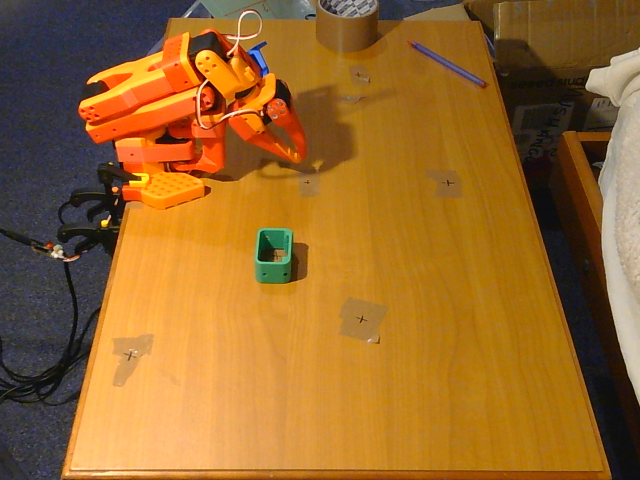
#> input picture pictures/box1.png, 640 x 480 px, given in place of the camera
$ python masking.py
#> lines starting #> are read from the running program, lines starting #| are printed output that depends on the picture; after the words box and inside, x2 and y2 are one past the last pixel; in counts of white or black regions, pixels touching at a corner belong together
import cv2 as cv
import numpy as np
# Source - https://stackoverflow.com/a/66269158
# Posted by Ali Hashemian
# Retrieved 2026-10-17, License - CC BY-SA 4.0

color_dict_HSV = {'black': [[180, 255, 30], [0, 0, 0]],
              'white': [[180, 18, 255], [0, 0, 231]],
              'red1': [[180, 255, 255], [159, 50, 70]],
              'red2': [[9, 255, 255], [0, 50, 70]],
              'green': [[89, 255, 255], [36, 50, 70]],
              'blue': [[128, 255, 255], [90, 50, 70]],
              'yellow': [[35, 255, 255], [25, 50, 70]],
              'purple': [[158, 255, 255], [129, 50, 70]],
              'orange': [[24, 255, 255], [10, 50, 70]],
              'gray': [[180, 18, 230], [0, 0, 40]]}

def main():
    cap = cv.VideoCapture(0)

    while(1):

        # Take each frame

        _, frame = cap.read()
#> frame is the input picture: shape (480, 640, 3); mean B, G, R 43.9, 104.4, 152.1
        cv.imwrite("raw_box.png", frame)
        # Convert BGR to HSV
        hsv = cv.cvtColor(frame, cv.COLOR_BGR2HSV)
#> hsv: shape (480, 640, 3); mean H, S, V 34, 169.1, 154.4

        # define range of blue color in HSV
        lower_blue = np.array(color_dict_HSV['blue'][1])
        upper_blue = np.array(color_dict_HSV['blue'][0])

        #range of green
        lower_green = np.array([36, 50, 70])
        upper_green = np.array([89, 255, 255])
        # Threshold the HSV image to get only blue colors
        mask = cv.inRange(hsv, lower_blue, upper_blue)
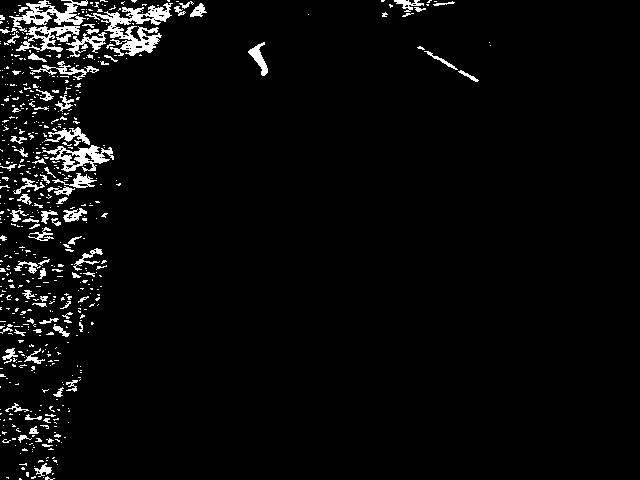
#> mask: shape (480, 640); 3.9% white; 585 white regions (498 under 20 px)
        #t returns a mask the same size as the image, with one number per pixel:
        #255 if every channel is inside its range, 0 if any channel is outside. Only 0 or 255
        # (binary in computer vision i guess)
        # Both ends count as inside, so a hue of exactly 110 or 130 is kept.

        #ret, thresh = cv.threshold(mask, 127, 255, 0)
        #cv.threshold returns 255 (3rd argument) if pixel > 127, and 0 (4th argument) otherwise
        #ONLY works for greyscale
        contours, hierarchy = cv.findContours(mask, cv.RETR_TREE, cv.CHAIN_APPROX_SIMPLE)
#> contours = 695 contours, 629 with area under 20; largest, box (x1, y1, x2, y2) and area: (85, 3, 173, 56) 1391, (9, 0, 88, 32) 830, (42, 145, 114, 172) 788, (16, 25, 80, 52) 641, (66, 32, 107, 57) 275
        if contours:
            maxcnt = max(contours, key=cv.contourArea)
#> maxcnt = contour of 485 points, box (x1, y1, x2, y2) (85, 3, 173, 56), area 1391
            cv.drawContours(frame, [maxcnt], -1, (0,255,0), 3)
            x,y,w,h = cv.boundingRect(maxcnt)
#> x = 85; y = 3; w = 88; h = 53
            cv.rectangle(frame,(x,y),(x+w,y+h),(0,255,0),2)
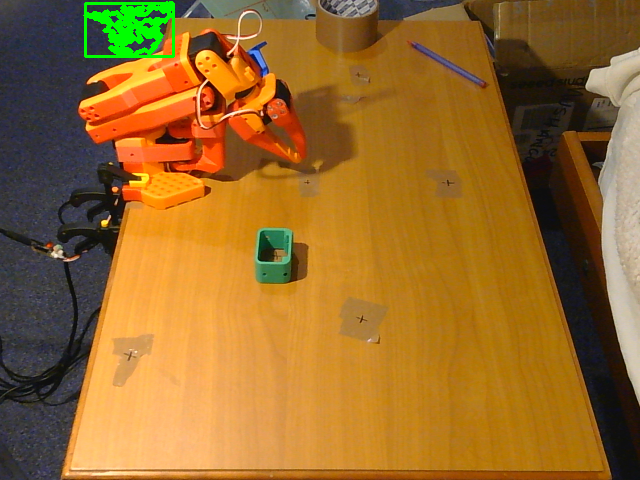
#> frame: shape (480, 640, 3); mean B, G, R 43.1, 106.5, 151.4

            M = cv.moments(maxcnt)
#> M = moments, m00 1391, centre m10/m00, m01/m00 = (136.4, 28.26)
            cx = int(M['m10']/M['m00'])
#> cx = 136
            cy = int(M['m01']/M['m00'])
#> cy = 28

            cv.circle(frame,(cx,cy),3,(255,0,0),thickness=-1)
#> frame: shape (480, 640, 3); 0.01% of pixels changed, all inside (x1, y1, x2, y2) = (133, 25, 140, 32)
        # Bitwise-AND mask and original image
        #res = cv.bitwise_and(frame,frame, mask= mask)

        cv.imshow('frame',frame)
        #contours are drawn onto the image 'frame'
        cv.imshow('mask',mask)
        #cv.imshow('res',res)
        k = cv.waitKey(5) & 0xFF
#> (key Esc is pressed here)
        if k == 27:
            break

    cv.destroyAllWindows()

# [59 lines left out: functions getTargetCoordinates, getBlueBoxCoordinates, not called in this run]
if __name__ == "__main__":
    main()
